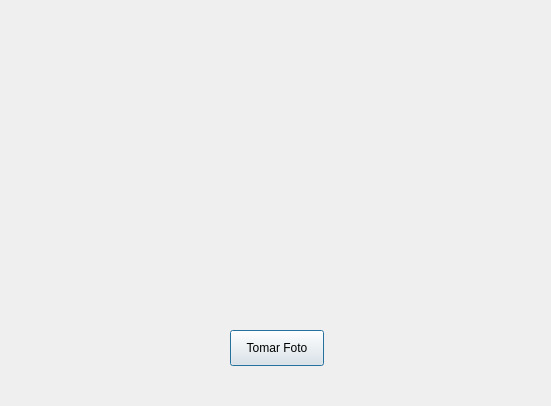
<?xml version="1.0" encoding="UTF-8"?>
<ui version="4.0">
 <class>Dialog</class>
 <widget class="QDialog" name="Dialog">
  <property name="geometry">
   <rect>
    <x>0</x>
    <y>0</y>
    <width>551</width>
    <height>406</height>
   </rect>
  </property>
  <property name="windowTitle">
   <string>Dialog</string>
  </property>
  <widget class="QLabel" name="lb_img">
   <property name="geometry">
    <rect>
     <x>60</x>
     <y>30</y>
     <width>441</width>
     <height>271</height>
    </rect>
   </property>
   <property name="text">
    <string/>
   </property>
   <property name="pixmap">
    <pixmap>../escudo2.png</pixmap>
   </property>
   <property name="scaledContents">
    <bool>true</bool>
   </property>
  </widget>
  <widget class="QPushButton" name="bt_foto">
   <property name="geometry">
    <rect>
     <x>230</x>
     <y>330</y>
     <width>94</width>
     <height>36</height>
    </rect>
   </property>
   <property name="text">
    <string>Tomar Foto</string>
   </property>
  </widget>
 </widget>
 <resources/>
 <connections/>
</ui>
